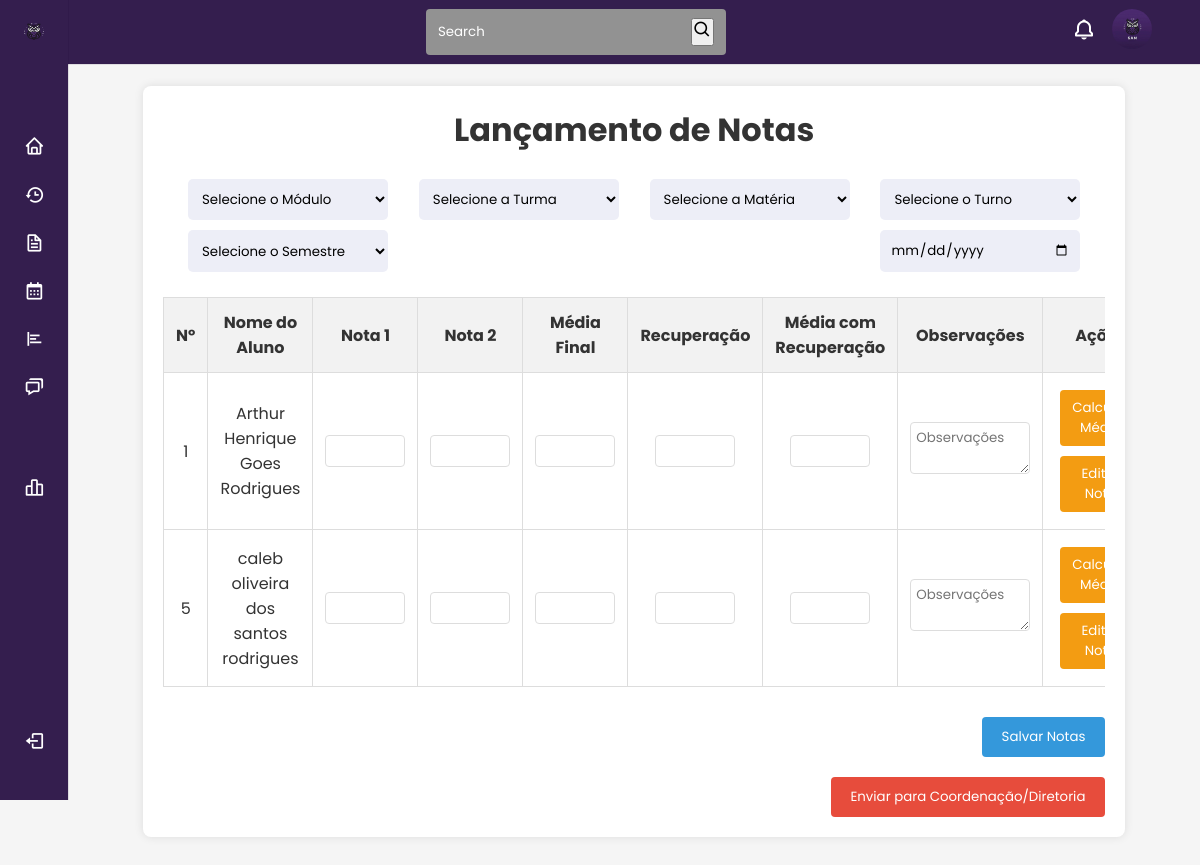
The app's page /pages/professor/boletim.php, older data.
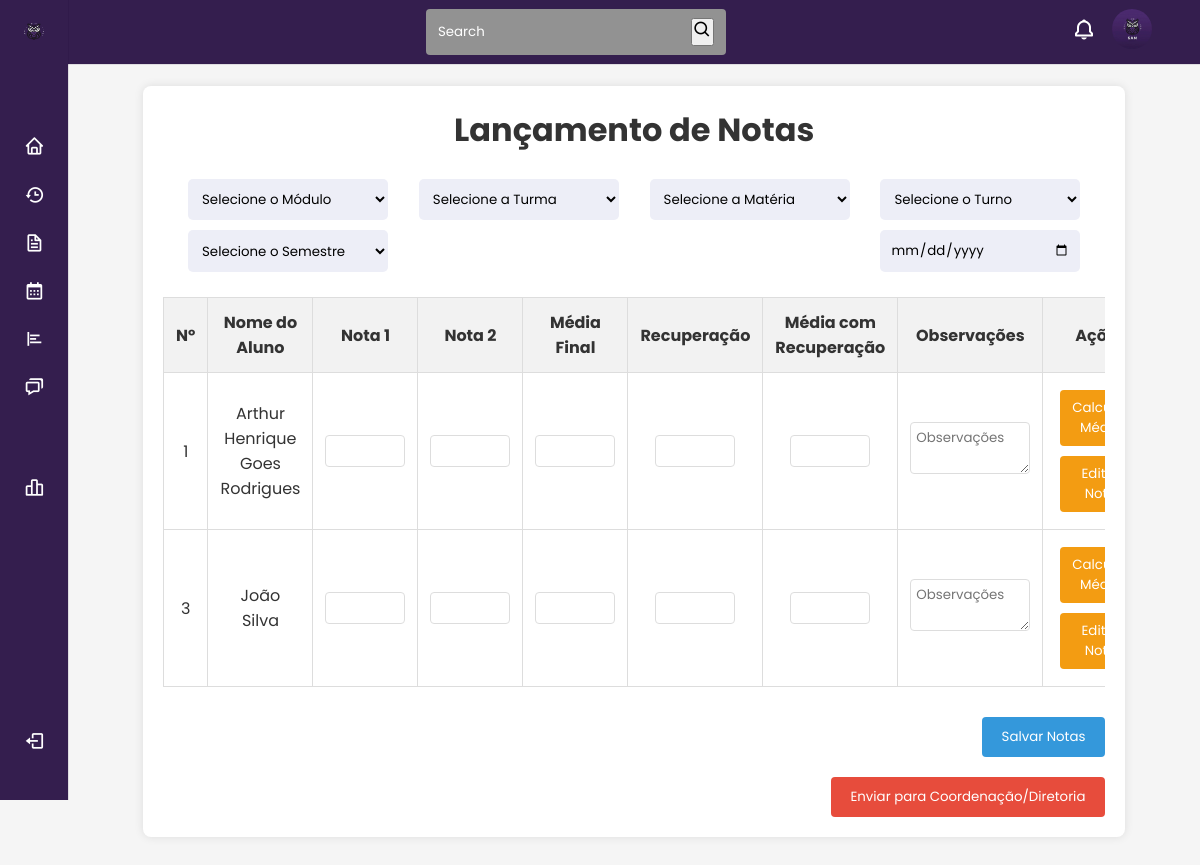
The same page, newer data.
### tables this page shows
CREATE TABLE `usuarios` (
  `id` int(11) NOT NULL,
  `RM` varchar(10) NOT NULL,
  `cpf` varchar(11) DEFAULT NULL,
  `foto` varchar(255) DEFAULT NULL,
  `email` varchar(40) NOT NULL,
  `senha` varchar(255) NOT NULL,
  `reset_token` varchar(255) DEFAULT NULL,
  `reset_expires` datetime DEFAULT NULL,
  `nome` varchar(40) NOT NULL,
  `telefone` varchar(15) DEFAULT NULL,
  `estado_civil` varchar(50) DEFAULT NULL,
  `data_nascimento` date NOT NULL,
  `genero` enum('masculino','feminino','nao-binario','prefiro-nao-dizer') NOT NULL,
  `endereco` text DEFAULT NULL,
  `cargo` enum('aluno','professor','diretor','coordenador') NOT NULL,
  `status` enum('ativo','inativo') DEFAULT 'ativo',
  `data_matricula` date DEFAULT NULL,
  `data_rematricula` date DEFAULT NULL,
  `nacionalidade` varchar(50) DEFAULT NULL,
  `data_saida` date DEFAULT NULL,
  `data_criacao` timestamp NOT NULL DEFAULT current_timestamp(),
  `updated_at` timestamp NOT NULL DEFAULT current_timestamp() ON UPDATE current_timestamp()
);

### pages/professor/boletim.php (the view, shortened to what the changed rows need)
<?php
require_once '../../php/login/validar.php';
$alunos_query = "SELECT * FROM usuarios where cargo = 'aluno'";
$alunos_result = $conn->query($alunos_query);
?>
<!DOCTYPE html>
<html lang="pt-br">
<head>
    <link rel="stylesheet" href="../../assets/scss/professor/boletim/boletim.css">
    <link rel="stylesheet" href="../../assets/scss/global/sidebar.css">
    <link rel="stylesheet" href="../../assets/scss/global/estilogeral.css">
    <link rel="stylesheet" href="https://cdnjs.cloudflare.com/ajax/libs/font-awesome/6.5.1/css/all.min.css" />
    <link rel="stylesheet" href="https://cdn.jsdelivr.net/npm/boxicons@latest/css/boxicons.min.css">
    <link href="https://cdn.jsdelivr.net/npm/remixicon@3.2.0/fonts/remixicon.css" rel="stylesheet">
</head>
<body>
<main>
    <div class="container">
        <h1>Lançamento de Notas</h1>
        <div class="table-wrapper">
            <form action="../../php/professor/notas.php" method="post">
            <table>
                <thead>
                    <tr>
                        <th>Nº</th>
                        <th>Nome do Aluno</th>
                        <th>Nota 1</th>
                        <th>Nota 2</th>
                        <th>Média Final</th>
                        <th>Recuperação</th>
                        <th>Média com Recuperação</th>
                        <th>Observações</th>
                        <th>Ações</th>
                    </tr>
                </thead>
                <tbody>
                    <?php while($aluno = $alunos_result->fetch_assoc()) :?>
                    <tr>
                        <td><?= $aluno['id']?></td>
                        <td><?= $aluno['nome']?></td>
                        <td><input type="number" name="nota1[<?= $aluno['id']?>]" id="nota1-<?= $aluno['id']?>" min="0" max="10"></td>
                        <td><input type="number" name="nota2[<?= $aluno['id']?>]" id="nota2-<?= $aluno['id']?>" min="0" max="10"></td>
                        <td><input type="number" name="media[<?= $aluno['id']?>]" id="media-<?= $aluno['id']?>"></td>
                        <td><input type="number" name="recuperacao[<?= $aluno['id']?>]" id="recuperacao-<?= $aluno['id']?>" min="0" max="10"></td>
                        <td><input type="number"  name="media_rec[<?= $aluno['id']?>]" id="media-rec-<?= $aluno['id']?>"></td>
                        <td><textarea name="observacoes[<?= $aluno['id']?>]" id="observacoes-<?= $aluno['id']?>" placeholder="Observações"></textarea></td>
                        <td class="actions">
                            <button class="edit" onclick="calcularMedia(<?= $aluno['id']?>)">Calcular Média</button>
                            <button class="edit" onclick="editarNota(<?= $aluno['id']?>)">Editar Nota</button>
                        </td>
                    </tr>
                    <?php endwhile; ?>
                </tbody>
            </table>
        </div>
    </div>
</main>
</body>
</html>

Row changes from the older to the newer data that the page shows:
no longer on this page (row edited): usuarios: id "5", nome "caleb oliveira dos santos rodrigues", id "Observações"
now on this page (row edited): usuarios: id "3", nome "João Silva", id "Observações"
